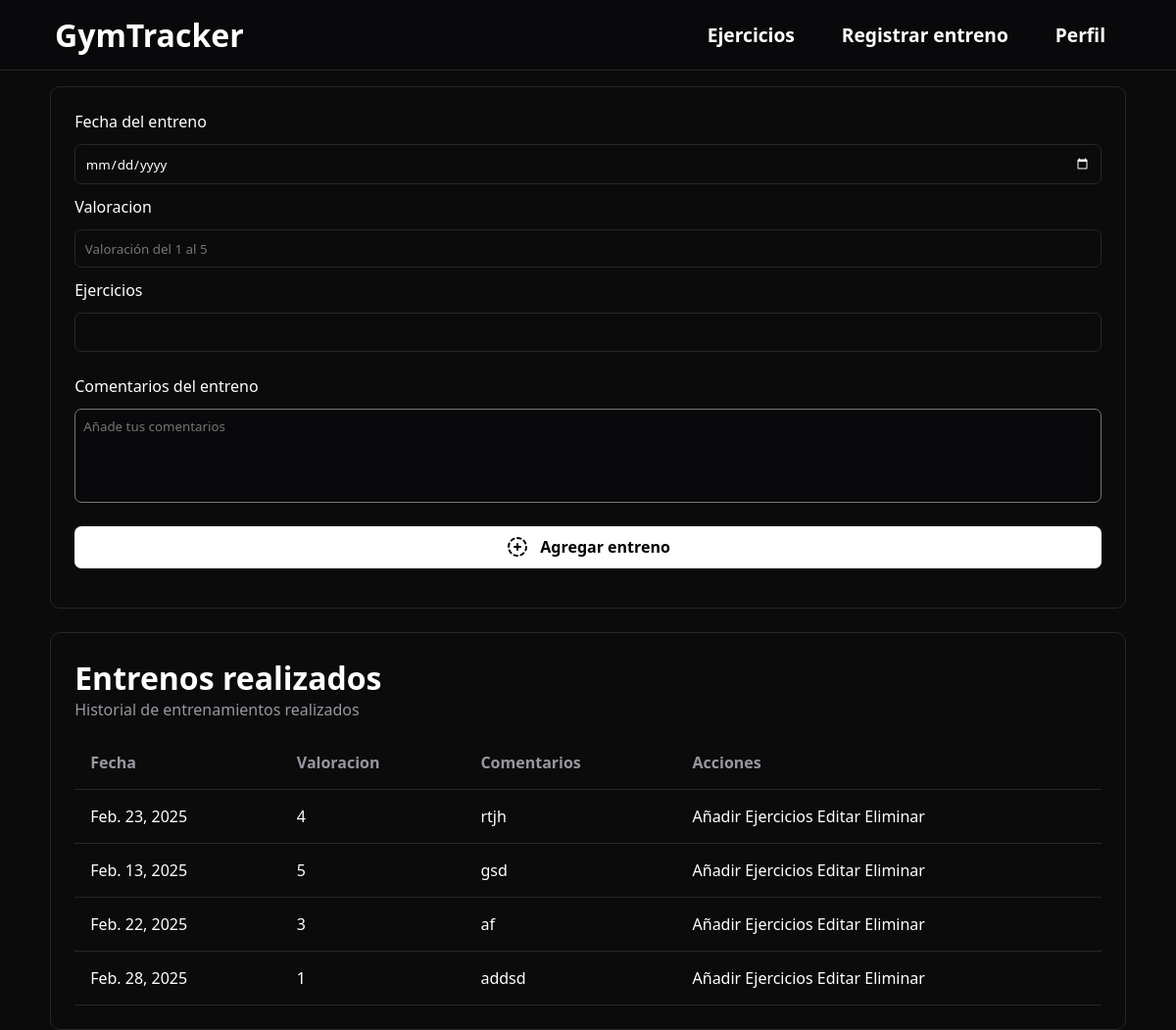
The page /registrarEntreno (signed in) on the database as committed earlier.
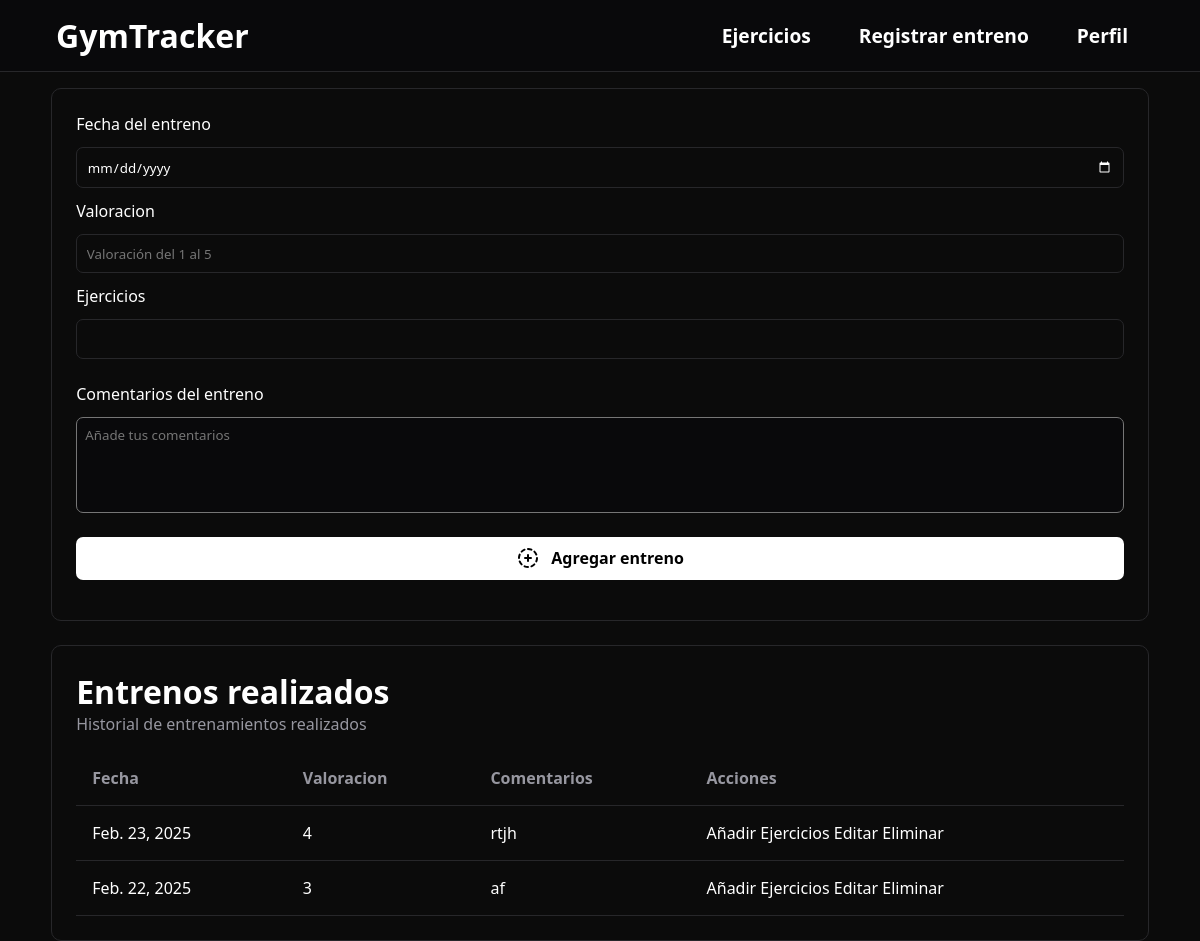
The same page on the database as committed later.
### gymApp/models.py (models this page shows, shortened)
class Entreno(models.Model):
    usuario = models.ForeignKey(User, on_delete=models.CASCADE)
    fecha = models.DateField()
    valoracion = models.IntegerField()
    numero_ejercicios = models.IntegerField()
    comentarios = models.CharField(max_length=300, null=True)
    class Meta:
        verbose_name = 'Entreno'
        verbose_name_plural = 'Entrenos'

### gymApp/views.py (the view, shortened to what this page needs)
# urls.py: path('registrarEntreno', RegistrarEntreno.as_view(), name='registrarEntreno'),
class RegistrarEntreno(LoginRequiredMixin, CreateView):
    template_name = 'gymApp/registrarEntreno.html'
    form_class = RegistrarEntrenamiento
    success_url = reverse_lazy('registrarEntreno')
    def get_context_data(self, **kwargs):
        contexto = super().get_context_data(**kwargs)
        contexto['entrenos'] = Entreno.objects.all()
        return contexto

### gymApp/forms.py
class RegistrarEntrenamiento(forms.ModelForm):
    class Meta:
        model = Entreno
        fields = ['fecha', 'valoracion', 'numero_ejercicios', 'comentarios']
        widgets = {
            'fecha': forms.DateInput(attrs={
                'type': 'date'
            }),
            'valoracion': forms.NumberInput(attrs={
                'min': 1,
                'max': 5,
                'placeholder': 'Valoración del 1 al 5'
            }),
            'comentarios': forms.Textarea(attrs={
                'placeholder': 'Añade tus comentarios',
                'style': 'resize:none;'
            }),
        }

### gymApp/templates/gymApp/registrarEntreno.html (shortened to what this page needs)
{% extends 'gymApp/base.html' %}
{% block header %}
    <header class="header-noprincipal">
        <a href="{% url 'principal' %}">
            <h1>GymTracker</h1>
        </a>
        <div class="lista-enlaces">
            <a href="{% url 'anadirEjercicio' %}">Ejercicios</a>
            <a href="{% url 'registrarEntreno' %}">Registrar entreno</a>
            {% if user.is_authenticated %}
                    <a class="open_submenu">Perfil</a>
            {% else %}
                    <a href="{% url 'login' %}">Iniciar sesión</a>
                    <a href="{% url 'registroUsuario' %}">Registrate</a>
            {% endif %}
        </div>
    </header>
{% endblock %}
{% block contenido %}
<main id="main-entreno">
    <section id="registro-entreno">
        <form action="" method="post" id="form-entreno">
            <label>Fecha del entreno</label>
            {{ form.fecha }}
            <label>Valoracion</label>
            {{ form.valoracion }}
            <label>Ejercicios</label>
            {{ form.numero_ejercicios }}
            <div id="div-comentarios">
                <label id="label-comentario">Comentarios del entreno</label>
                {{ form.comentarios }}
            </div>
            <button type="submit" class="boton-agregar">
                    Agregar entreno
                </button>
        </form>
    </section>
    <section id="seccion-entrenos">
        <h1>Entrenos realizados</h1>
        <p>Historial de entrenamientos realizados</p>
        <table id="tabla-entrenos">
            <thead>
                <tr>
                    <th>Fecha</th>
                    <th>Valoracion</th>
                    <th>Comentarios</th>
                    <th>Acciones</th>
                </tr>
            </thead>
            <tbody>
                {% for entreno in entrenos %}
                    <tr>
                        <td>{{ entreno.fecha }}</td>
                        <td>{{ entreno.valoracion }}</td>
                        <td>{{ entreno.comentarios }}</td>
                        <td>
                            <a href="{% url 'anadirEjercicioRealizado' entreno.id %}">Añadir Ejercicios</a>
                            <a href="#">Editar</a>
                            <a href="{% url 'borrarEntreno' entreno.id %}">Eliminar</a>
                        </td>
                    </tr>
                {% endfor %}
            </tbody>
        </table>
    </section>
</main>
{% endblock %}

Rows that differ between the two databases and show on the page:
removed Entreno: fecha "Feb. 13, 2025", valoracion "5", comentarios "gsd"
removed Entreno: fecha "Feb. 28, 2025", valoracion "1", comentarios "addsd"
